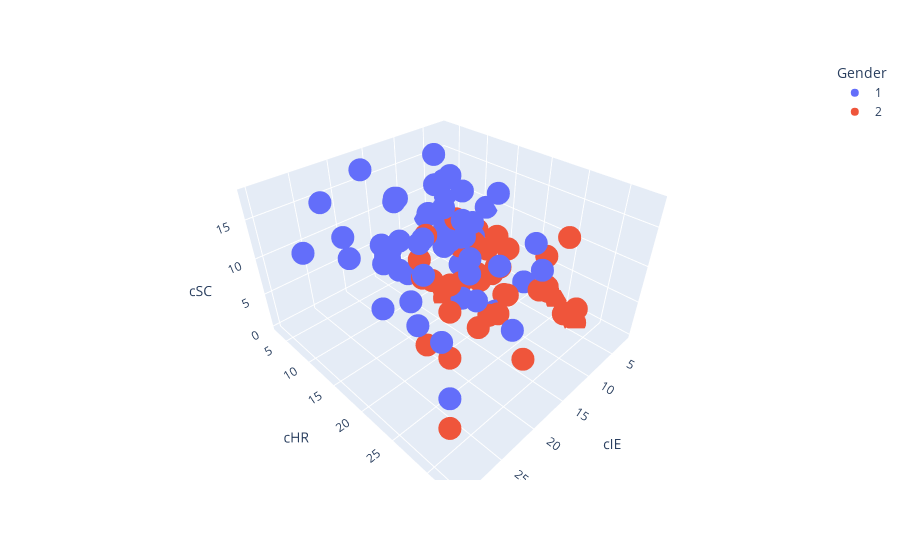

Write notebook code for a chart like this one.
### Code cell
import plotly.express as px
df = df_analysis
fig = px.scatter_3d(df, x="cIE", y="cHR", z="cSC", color="Gender", hover_name="adhdtype")
fig.show()

### Figure 1 — Plotly figure (JSON) as saved in the notebook; plotly's stock layout.template omitted (floating-point values rounded to 4 significant figures; data arrays with more than 128 entries replaced by an {"elided": "..."} marker saying what was removed)
{"data": [{"hovertemplate": "<b>%{hovertext}</b><br><br>Gender=1<br>cIE=%{x}<br>cHR=%{y}<br>cSC=%{z}<extra></extra>", "hovertext": {"elided": "4332 int values"}, "legendgroup": "1", "marker": {"color": "#636efa", "symbol": "circle"}, "mode": "markers", "name": "1", "scene": "scene", "showlegend": true, "type": "scatter3d", "x": {"elided": "4332 int values"}, "y": {"elided": "4332 int values"}, "z": {"elided": "4332 int values"}}, {"hovertemplate": "<b>%{hovertext}</b><br><br>Gender=2<br>cIE=%{x}<br>cHR=%{y}<br>cSC=%{z}<extra></extra>", "hovertext": {"elided": "2964 int values"}, "legendgroup": "2", "marker": {"color": "#EF553B", "symbol": "circle"}, "mode": "markers", "name": "2", "scene": "scene", "showlegend": true, "type": "scatter3d", "x": {"elided": "2964 int values"}, "y": {"elided": "2964 int values"}, "z": {"elided": "2964 int values"}}], "layout": {"legend": {"title": {"text": "Gender"}, "tracegroupgap": 0}, "margin": {"t": 60}, "scene": {"domain": {"x": [0, 1], "y": [0, 1]}, "xaxis": {"title": {"text": "cIE"}}, "yaxis": {"title": {"text": "cHR"}}, "zaxis": {"title": {"text": "cSC"}}}}}
